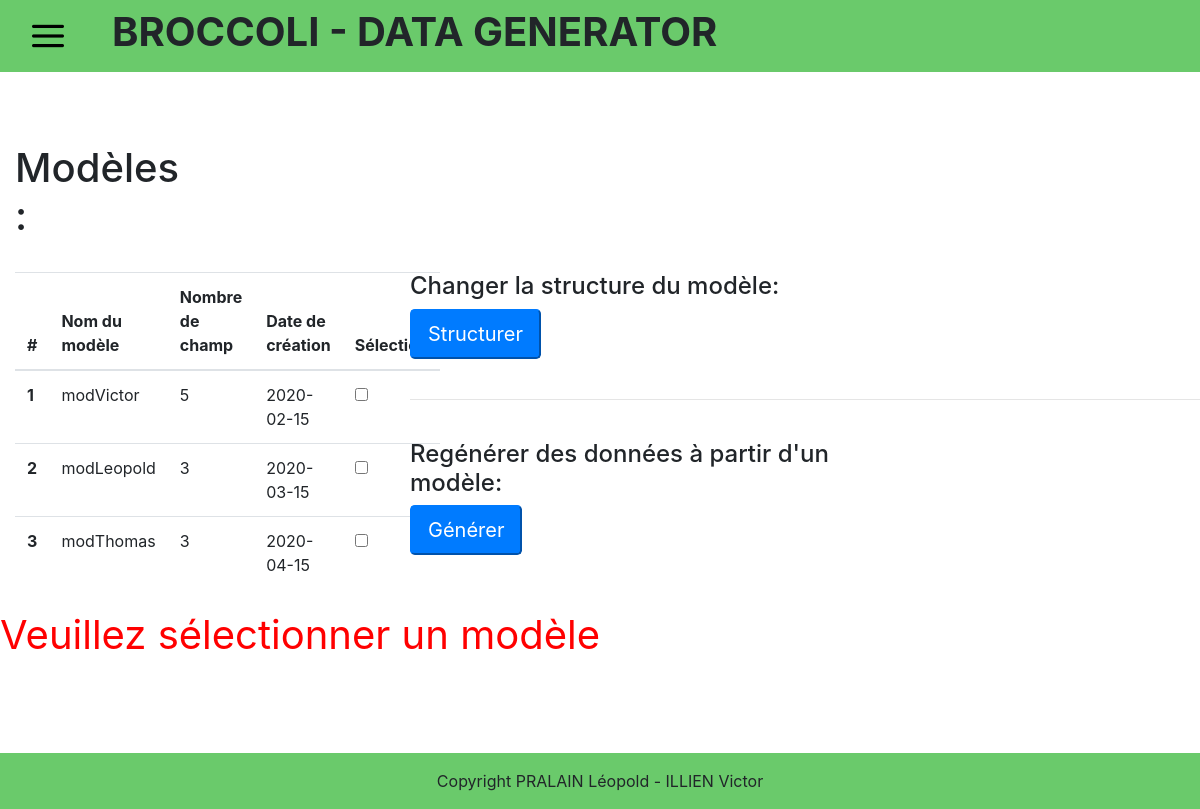
Screenshot of /replay.php with the database file from the repository.
### tables this page shows
CREATE TABLE modele(
        libelle       Varchar (50) NOT NULL ,
        nom_fichier   Varchar (50) NOT NULL ,
        nom_table     Varchar (50) NOT NULL ,
        date_creation Date NOT NULL
	,CONSTRAINT modele_PK PRIMARY KEY (libelle)
);

### php/database.php (called while the page is built, shortened)
<?php
	function dbRecupNomModele($db) {
		try {
			$request = 'SELECT m.libelle, COUNT(c.type_champ) AS nbChamp, m.date_creation
						FROM modele m
						JOIN champ c ON m.libelle = c.libelle
						GROUP BY m.libelle';
			$statement = $db->prepare($request);
			$statement->execute();
			$result = $statement->fetchAll(PDO::FETCH_ASSOC);
		} catch (PDOException $exception) {
			error_log('Request error: ' .$exception->getMessage());
			return false;
		}
		return $result;
	}
 ?>

### html/replay.php (the view, shortened to what this page needs)
<!DOCTYPE html>
<html lang="fr">
<head>
	<link rel="stylesheet" type="text/css" href="../css/index.css">
</head>
<body>
	<?php
		require_once("../php/database.php");
		$db = dbConnect();
		$modele = dbRecupNomModele($db);
	?>
	<form method="POST">
		<div class="col-md-2">
			<h1>Modèles :</h1>
			<br>
		</div>
		<div class="row">
			<div class="col-md-4">
				<section class="container">
					<table class="table" id="tabReplay">
						<thead>
							<tr>
								<th scope="col">#</th>
								<th scope="col">Nom du modèle</th>
								<th scope="col">Nombre de champ</th>
								<th scope="col">Date de création</th>
								<th scope="col">Sélection</th>
							</tr>
						</thead>
						<tbody>
							<?php
								foreach($modele as $nom) {
									$info = explode("_", $nom['libelle']);
									echo '<tr>';
									echo '<th scope="row">'.(int)$info[0].'</th>';
									echo '<td>'.$info[1].'</td>';
									echo '<td>'.$nom["nbChamp"].'</td>';
									echo '<td>'.$nom['date_creation'].'</td>';
									echo '<td> <div class="form-check">
												<input type="checkbox" class="form-check-input" name="check'.$info[0].'"></div>';
									echo '</tr>';
								}
							?>
	 					</tbody>
					</table>
				</section>
			</div>
			<div class="col-md-8">
				<div class="row">
					<div class="col-md-8">
						<h4>Changer la structure du modèle: </h4>
						<button type="submit" name="index" class="btn-lg btn-primary buttonReplay"> Structurer </button>
					</div>
				</div>
				<br><hr><br>
				<div class="row">
					<div class="col-md-8">
						<h4>Regénérer des données à partir d'un modèle: </h4>
						<button type="submit" name="generate" class="btn-lg btn-primary buttonReplay"> Générer </button>
					</div>
				</div>
			</div>
		</div>
	</form>
	<div class="console">
		<?php
			$valid = 0;
			if ($valid > 1) {
				echo "Veuillez ne sélectionner qu'un modèle";
			} elseif ($valid < 1) {
				echo "Veuillez sélectionner un modèle";
			}
		?>
	</div>
</body>
</html>

### css/index.css (style rules this page uses)
.console { color: red; font-size: 250%; }

### rows the page displays
modele: libelle "1", libelle "modVictor", nbChamp "5", date_creation "2020-02-15"
modele: libelle "2", libelle "modLeopold", nbChamp "3", date_creation "2020-03-15"
modele: libelle "3", libelle "modThomas", nbChamp "3", date_creation "2020-04-15"
